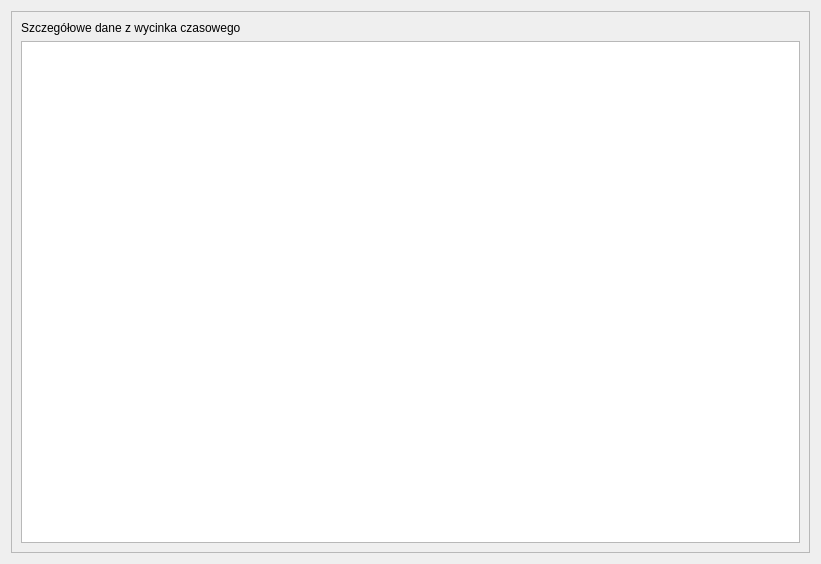
<?xml version="1.0" encoding="UTF-8"?>
<ui version="4.0">
 <class>details</class>
 <widget class="QDialog" name="details">
  <property name="geometry">
   <rect>
    <x>0</x>
    <y>0</y>
    <width>821</width>
    <height>564</height>
   </rect>
  </property>
  <property name="windowTitle">
   <string>Dialog</string>
  </property>
  <layout class="QGridLayout" name="gridLayout_2">
   <item row="0" column="1">
    <widget class="QScrollArea" name="scrollArea">
     <property name="widgetResizable">
      <bool>true</bool>
     </property>
     <widget class="QWidget" name="scrollAreaWidgetContents">
      <property name="geometry">
       <rect>
        <x>0</x>
        <y>0</y>
        <width>801</width>
        <height>544</height>
       </rect>
      </property>
      <layout class="QGridLayout" name="gridLayout">
       <item row="0" column="0">
        <widget class="QLabel" name="label">
         <property name="text">
          <string>Szczegółowe dane z wycinka czasowego</string>
         </property>
        </widget>
       </item>
       <item row="5" column="0">
        <widget class="QTextBrowser" name="textBrowser"/>
       </item>
      </layout>
     </widget>
    </widget>
   </item>
  </layout>
 </widget>
 <resources/>
 <connections/>
</ui>
